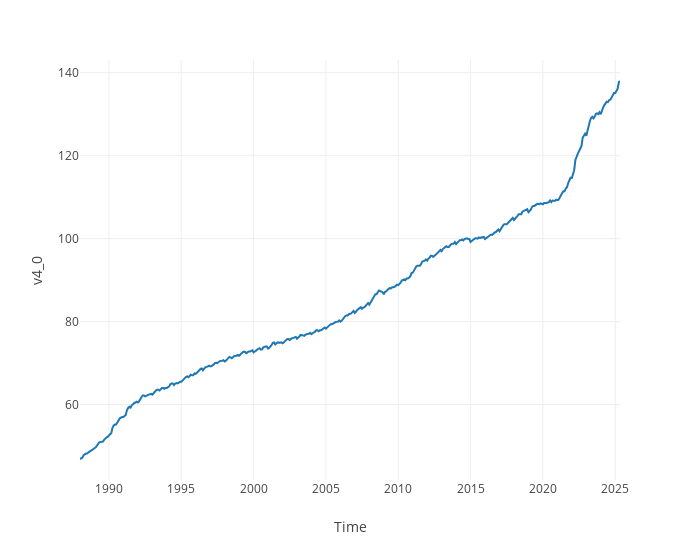

The code cell stored with this chart in its notebook:
### Code cell
data_chart = df_uk[df_uk['Aggregate']=="Overall Index"]

fig = px.line(
    data_chart,
    x='Time',
    y='v4_0',
    width=700,
    template='none'
)
fig

### Figure 1 — Plotly figure (JSON) as saved in the notebook; plotly's stock layout.template omitted (floating-point values rounded to 4 significant figures; data arrays with more than 128 entries replaced by an {"elided": "..."} marker saying what was removed)
{"data": [{"hovertemplate": "Time=%{x}<br>v4_0=%{y}<extra></extra>", "legendgroup": "", "line": {"color": "#1F77B4", "dash": "solid"}, "marker": {"symbol": "circle"}, "mode": "lines", "name": "", "orientation": "v", "showlegend": false, "type": "scatter", "x": {"elided": "449 str values"}, "xaxis": "x", "y": {"elided": "449 float values"}, "yaxis": "y"}], "layout": {"legend": {"tracegroupgap": 0}, "margin": {"t": 60}, "width": 700, "xaxis": {"anchor": "y", "domain": [0, 1], "title": {"text": "Time"}}, "yaxis": {"anchor": "x", "domain": [0, 1], "title": {"text": "v4_0"}}}}
